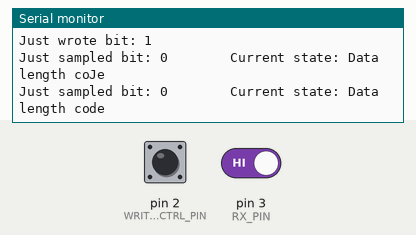
This program was run on a simulated Arduino Uno, built with avr-gcc and run on an emulated ATmega328P. Shown: the last lines printed to the serial monitor. The inputs (shaded band) are chosen by the test bench; at power-on: pin 2 (WRITE_CTRL_PIN) HIGH, pin 3 (RX_PIN) HIGH.

Above: at 1.2 s.
1.3 s: pin 2 (WRITE_CTRL_PIN) pulled LOW for 0.15 s
At 1.34 s:
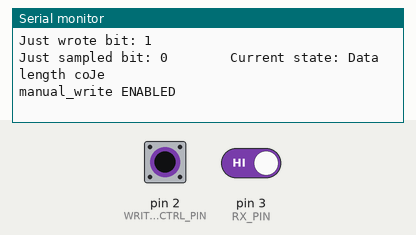
2.9 s: pin 2 (WRITE_CTRL_PIN) pulled LOW for 1 s
6.9 s: pin 3 (RX_PIN) driven LOW
At 6.99 s:
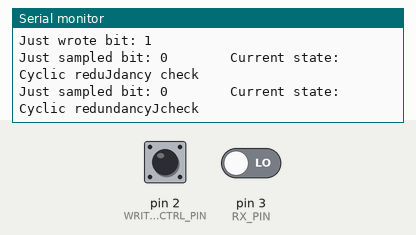

Measured:
- after the input at 1.3 s, the serial monitor: prints a new line at once (image 1)
- after the input at 6.9 s, the serial monitor: prints a new line at once (image 2)

The program:

main.cpp
```cpp
#include <Arduino.h>
#include <test_frames.h>

// Bit Timing settings
#define PROP_SEG 1
#define SEG_1 7
#define PHASE_SEG_1 (PROP_SEG + SEG_1)
#define PHASE_SEG_2 7
#define BIT_TQ (1 + PHASE_SEG_1 + PHASE_SEG_2)
#define SJW 1
#define DEFAULT_BTL_STATE BTL_SEG1
#define DEFAULT_DECODER_STATE IDLE
#define Fosc 16000000  // 16MHz
#define BITRATE 500000  // 500kbps
#define TIMEQUANTAPULSES (Fosc / ( BITRATE * BIT_TQ))
#define TIMERBASE (65536 - TIMEQUANTAPULSES)

// Stuffing settings
#define NO_STUFFING 0
#define YES_STUFFING 1
#define STUFFING_ERROR 2

// CRC settings
#define CRC_DIVISOR 0x4599
#define CRC_MASK (crc & 0x7FFF)
unsigned int crc = 0;

// Pins
const int RX_PIN = 3;  // From transceiver
const int TX_PIN = 5;  // To transceiver

// Enums
enum FLAGS_VALUE {
  DISABLED = 0,
  ENABLED
};

enum BIT_TIMING_STATES{
  BTL_SYNC = 0,
  BTL_SEG1,
  BTL_SEG2
};

enum DECODER_STATES{
  IDLE = 0,
  ID_STANDARD,
  ID_EXTENDED,
  RTR_SRR,
  RTR,
  IDE,
  R0,
  R1,
  DLC,
  DATA,
  CRC,
  CRC_DEL,
  ACK_SLOT,
  ACK_DEL,
  _EOF,
  INTERMISSION,
  ERROR_FLAGS,
  ERROR_DELIMITER
};

// Writing and sampling
int sample_bit = HIGH;
int write_bit = HIGH;

// Flags
FLAGS_VALUE idle = ENABLED;
FLAGS_VALUE hard_sync = DISABLED;
FLAGS_VALUE resync = DISABLED;
FLAGS_VALUE jackson_enable = DISABLED;

// Errors
// Empty for now

// Decoder/Encoder
typedef struct Frame_fields {
  unsigned start_of_frame     : 1;
  unsigned id_standard        : 11;
  unsigned srr                : 1;
  unsigned ide                : 1;
  unsigned long id_extended   : 18;
  unsigned rtr                : 1;
  unsigned r1                 : 11;
  unsigned r0                 : 11;
  unsigned dlc                : 4;
  unsigned long data1         : 32;
  unsigned long data2         : 32;
  unsigned crc                : 15;
  unsigned crc_del            : 1;
  unsigned ack_slot           : 1;
  unsigned ack_del            : 1;
  unsigned eof                : 7;
  unsigned intermission       : 3;
  unsigned active_error       : 6;
  unsigned passive_error      : 6;
} frame_fields;

union frame_union {
  char raw[19];
  frame_fields fields;
} frame;

int rtr_srr = 0;

// Tests - pins and flags
#define DATA_FRAME 0
#define REMOTE_FRAME 1
bool debug = true;
int debug_count = 0;
std_frame_union test_frame;
bool print_decoder_states = true;
bool print_once = true;
char *test_packet = packet19;
char *output_frame = packet19_nostuffing;
char ack_error[] = "ACK ERROR";
char crc_error[] = "CRC ERROR";
char form_error[] = "FORM ERROR";
char stuff_error[] = "STUFFING ERROR";
char no_error[] = "NO ERROR";
char *error = no_error;
const int WRITE_CTRL_PIN = 2;
FLAGS_VALUE manual_write = DISABLED;


// Prototype
void bit_timing();                              // Bit timing state machine
void edge_detection();                          // Callback to RX falling edges
void sample();                                  // Sampling logic
void write();                                   // Writing logic
void jackson(int sample_bit);                   // Encoder/Decoder function
void print_decoder(frame_union _frame);
int check_stuffing(int sample_bit);             // Check the bit stuffing
void reset_frame();                             // Reset to 0 all fields of the frame
void update_crc(int ctx_bit);                   // Update the calculation of the CRC
void get_from_write_frame();   // Next bit to send with/out stuffing
void write_manual_control();                    // Tests


// Timer settings
void init_timer() {
  TCCR1A = 0;                       // Sets timer to normal operation, pins OC1A and OC1B desconnected
  TCCR1B = 0;                       // Clean register
  //TCCR1B |= (1<<CS10);              // Sets prescaler to mode 1 (Fosc/1): CS12 = 0, CS11 = 0, CS10 = 1
  TCCR1B |= (1<<CS10) | (1<<CS12);  // Tests - Sets prescaler to mode 5 (Fosc/1024): CS12 = 1, CS11 = 0, CS10 = 1

  //TCNT1 = TIMERBASE;                // Offset, number of pulses to count
  //TCNT1 = 0xC2F7;                   // Tests - Offset to interrupt every second
  TCNT1 = 0xFFC7;                   // Tests - Offset to interrupt
  TIMSK1 |= (1 << TOIE1);           // Enables timer interrupt
}

ISR(TIMER1_OVF_vect)  // TIMER1 interrupt
{
  //TCNT1 = TIMERBASE;  // Resets timer
  //TCNT1 = 0xC2F7;     // Tests - Resets timer every second
  TCNT1 = 0xFFC7;     // Tests - Resets timer

  bit_timing();
}

// Main arduino
void setup() {
  Serial.begin(9600);
  //Serial.println("bom dia\n");
  pinMode(RX_PIN, INPUT);
  pinMode(TX_PIN, OUTPUT);
  write();
  attachInterrupt(digitalPinToInterrupt(RX_PIN), edge_detection, FALLING);

  // Tests
  pinMode(WRITE_CTRL_PIN, INPUT_PULLUP);
  attachInterrupt(digitalPinToInterrupt(WRITE_CTRL_PIN), write_manual_control, FALLING);
  init_timer();

}

void loop() {
  // Where decoding/encoding will be handled. Next task assignment
  if (jackson_enable == ENABLED) {
    jackson_enable = DISABLED;
    jackson(sample_bit);
  }
}

// Functions
void bit_timing() {
  static BIT_TIMING_STATES state = DEFAULT_BTL_STATE;
  static int tq_count = 0;  // Counts from 0 to segment size

  switch (state){
    case BTL_SYNC:
      // Sync segment - always 1 tq long
      // No sync flags handling, syncs occurring here means that the controller is synchronized
      hard_sync = DISABLED;
      resync = DISABLED;
      state = BTL_SEG1;
      break;

    case BTL_SEG1:
      // T1 segment - defaults to (Propagation + Phase_1) long
      tq_count++;
      if (hard_sync == ENABLED) {
        // Hard_sync handling
        tq_count = 0;
        hard_sync = DISABLED;
      } else {
        if (resync == ENABLED) {
          // Soft sync handling
          // Extends duration by minimun between phase_error and SJW
          tq_count = max(0, tq_count - SJW);
          resync = DISABLED;
        }
        if (tq_count >= PHASE_SEG_1) {
          // End of segment handling
          tq_count = 0;
          sample();
          state = BTL_SEG2;
        }
      }
      break;

    case BTL_SEG2:
      tq_count++;
      if (hard_sync == ENABLED) {
        // Hard sync handling
        tq_count = 0;
        hard_sync = DISABLED;
        state = BTL_SEG1;
      } else {
        if (resync == ENABLED) {
          // Soft sync handling
          // Shrinks duration by minimun between phase_error and SJW
          tq_count = min(PHASE_SEG_2 + 1, tq_count + SJW);
          resync = DISABLED;
        }
        if (tq_count == PHASE_SEG_2) {
          // Default end of segment handling
          tq_count = 0;
          write();
          state = BTL_SYNC;
        }
        if (tq_count > PHASE_SEG_2) {
          // Desynchronized end of segment, it should have been on sync state
          tq_count = 0;
          state = BTL_SEG1;
        }
      }
      break;
  }
}

void edge_detection() {
  if (idle == ENABLED) {
    // Enables hard_sync flag if decoder is idle
    hard_sync = ENABLED;
  } else {
    // Enables resync flag otherwise (decoder is busy)
    resync = ENABLED;
  }
}

void sample() {
  if (debug) {
    if (test_packet[debug_count] != 'q') {
      sample_bit = test_packet[debug_count] == '1' ? 1 : 0;
      debug_count++;
    } else {
      if (print_once) {
        print_decoder(frame);
        print_once = false;
      }
    }
  } else {
    sample_bit = digitalRead(RX_PIN);
  }
  if( print_once) {
    Serial.print("Just sampled bit: ");
    Serial.print(sample_bit);
  }
  jackson_enable = ENABLED;
}

void write() {
  digitalWrite(TX_PIN, write_bit);
  if (print_once) {
    Serial.print("Just wrote bit: ");
    Serial.println(write_bit);
  }
}

void jackson(int ctx_bit) {
  static DECODER_STATES state = DEFAULT_DECODER_STATE;
  static unsigned count = 0;
  static FLAGS_VALUE arbitration = DISABLED;
  static FLAGS_VALUE stuffing = DISABLED;
  static FLAGS_VALUE crc_enable = DISABLED;
  static FLAGS_VALUE read_mode = ENABLED;
  static FLAGS_VALUE conditional_write = DISABLED;
  static FLAGS_VALUE write_mode = DISABLED;

  // Arbitration handling
  if (write_mode == ENABLED && idle == DISABLED && ctx_bit != write_bit) {  // TODO: Handle Nack
    if (arbitration == ENABLED) write_mode = DISABLED;
    else {
      count = 0;
      stuffing = DISABLED;
      crc_enable = DISABLED;
      state = ERROR_FLAGS;  // Bit error
      read_mode = DISABLED;
      conditional_write = ENABLED;
    }
  }

  // Stuffing handling
  if (stuffing == ENABLED) {
    int stuffing_state = check_stuffing(ctx_bit);
    if (stuffing_state == YES_STUFFING) {
      Serial.println("-> Stuffed");
      read_mode = DISABLED;
    } else if (stuffing_state == STUFFING_ERROR) {
      count = 0;
      stuffing = DISABLED;
      crc_enable = DISABLED;
      arbitration = DISABLED;
      state = ERROR_FLAGS;
      error = stuff_error;
      Serial.println("Stuff ERROR");
      read_mode = DISABLED;
      conditional_write = ENABLED;
    }
  }

  if (read_mode == ENABLED) {  // Destuffed bits
    if (crc_enable == ENABLED) {
      update_crc(ctx_bit);
    }

    switch (state) {
      case IDLE:
        idle = ENABLED;
        if (ctx_bit == LOW) {
          // Start of Frame
          if(print_decoder_states & print_once) Serial.println("\t\t\t\tCurrent state: Start of Frame");
          reset_frame();
          frame.fields.start_of_frame = ctx_bit;
          idle = DISABLED;          // Turn off Idle flag
          arbitration = ENABLED;    // Turn on arbitration phase
          stuffing = ENABLED;       // Enable stuffing check
          crc_enable = ENABLED;     // Enable cyclic redundancy check
          state = ID_STANDARD;
        } else {
          if(print_decoder_states & print_once) Serial.println("\t\t\t\tCurrent state: Idle");
        }
        break;

      case ID_STANDARD:
        if(print_decoder_states & print_once) Serial.println("\t\t\t\tCurrent state: Identifier A");

        frame.fields.id_standard <<= 1;
        frame.fields.id_standard |= (ctx_bit == HIGH ? 0x1 : 0x0);
        count++;
        if (count >= 11) {
          count = 0;
          state = RTR_SRR;
        }
        break;

      case RTR_SRR:
        if(print_decoder_states & print_once) Serial.println("\t\t\t\tCurrent state: RTR(Standard) or SRR(Extended)");

        rtr_srr = ctx_bit;
        state = IDE;
        break;

      case IDE:
        if(print_decoder_states & print_once) Serial.println("\t\t\t\tCurrent state: Identifier extension bit (IDE)");

        frame.fields.ide = ctx_bit;
        if (ctx_bit == HIGH) { // extended frame
          frame.fields.srr = rtr_srr;
          state = ID_EXTENDED;
        } else {  // standard
          arbitration = DISABLED;
          frame.fields.rtr = rtr_srr;
          state = R0;
        }
        break;

      case ID_EXTENDED:
        if(print_decoder_states & print_once) Serial.println("\t\t\t\tCurrent state: Identifier B");

        frame.fields.id_extended <<= 1;
        frame.fields.id_extended |= (ctx_bit == HIGH ? 0x1 : 0x0);
        count++;
        if (count >= 18) {
          count = 0;
          state = RTR;
        }
        break;

      case RTR:
        if(print_decoder_states & print_once) Serial.println("\t\t\t\tCurrent state: RTR(Extended)");

        frame.fields.rtr = ctx_bit;
        state = R1;
        break;

      case R1:
        if(print_decoder_states & print_once) Serial.println("\t\t\t\tCurrent state: Reserved bit 1");

        frame.fields.r1 = ctx_bit;
        arbitration = DISABLED;
        state = R0;
        break;

      case R0:
        if(print_decoder_states & print_once) Serial.println("\t\t\t\tCurrent state: Reserved bit 0");

        frame.fields.r0 = ctx_bit;
        state = DLC;
        break;

      case DLC:
        if(print_decoder_states & print_once) Serial.println("\t\t\t\tCurrent state: Data length code");

        frame.fields.dlc <<= 1;
        frame.fields.dlc |= (ctx_bit == HIGH ? 0x1 : 0x0);
        count++;
        if ( count >= 4 ) {
          if (frame.fields.rtr == LOW && frame.fields.dlc > 0) {
            state = DATA;
            count = 0;
          } else {  // if (frame.fields.rtr == HIGH || frame.fields.dlc == 0)
            crc_enable = DISABLED;
            state = CRC;
            count = 0;
          }
        }
        break;

      case DATA:
        if(print_decoder_states & print_once) Serial.println("\t\t\t\tCurrent state: Data field");

        if (count < 32){
          frame.fields.data1 <<= 1;
          frame.fields.data1 |= (ctx_bit == HIGH ? 0x1 : 0x0);
        } else {
          frame.fields.data2 <<= 1;
          frame.fields.data2 |= (ctx_bit == HIGH ? 0x1 : 0x0);
        }
        count++;
        if(count >= min(frame.fields.dlc*8, 64)) {
          crc_enable = DISABLED;
          state = CRC;
          count = 0;
        }
        break;

      // From here needs review
      case CRC:
        if(print_decoder_states & print_once) Serial.println("\t\t\t\tCurrent state: Cyclic redundancy check");

        frame.fields.crc <<= 1;
        frame.fields.crc |= (ctx_bit == HIGH ? 0x1 : 0x0);
        count++;

        if (count >= 15) {
          state = CRC_DEL;
          count = 0;
        }
        break;

      case CRC_DEL:
        if(print_decoder_states & print_once) Serial.println("\t\t\t\tCurrent state: CRC delimiter");

        stuffing = DISABLED;
        frame.fields.crc_del = ctx_bit;

        if (frame.fields.crc_del == HIGH) state = ACK_SLOT;
        else {
          state = ERROR_FLAGS;  // Form error
          error = form_error;
          Serial.println("Form ERROR");
          conditional_write = ENABLED;
        }
        break;

      // From here stuffing is disabled
      case ACK_SLOT:
        if(print_decoder_states & print_once) Serial.println("\t\t\t\tCurrent state: Acknowledgement slot");

        frame.fields.ack_slot = ctx_bit;
        state = ACK_DEL;
        if (ctx_bit == HIGH) {
          state = ERROR_FLAGS;
          error = ack_error;
          Serial.println("ACK ERROR");
        }
        break;

      case ACK_DEL:
        if(print_decoder_states & print_once) Serial.println("\t\t\t\tCurrent state: Acknowledgement delimiter");

        frame.fields.ack_del = ctx_bit;
        state = _EOF;
        if (CRC_MASK != frame.fields.crc) {
          state = ERROR_FLAGS;
          error = crc_error;
          Serial.print("CRC ERROR: ");
          Serial.print(CRC_MASK, HEX);
          Serial.print("-");
          Serial.println(frame.fields.crc, HEX);
        }
        break;

      case _EOF:
        if(print_decoder_states & print_once) Serial.println("\t\t\t\tCurrent state: End of frame");

        frame.fields.eof <<= 1;
        frame.fields.eof |= (ctx_bit == HIGH ? 0x1 : 0x0);
        count++;
        if (count >= 7) {
          state = INTERMISSION;
          count = 0;
        }
        break;

      case INTERMISSION:
        if(print_decoder_states & print_once) Serial.println("\t\t\t\tCurrent state: Intermission");

        frame.fields.intermission <<= 1;
        frame.fields.intermission |= (ctx_bit == HIGH ? 0x1 : 0x0);
        count++;
        if(count == 3 && ctx_bit == LOW) {
          if(print_decoder_states & print_once) Serial.println("\t\t\t\tCurrent state: Start of Frame");
          reset_frame();
          frame.fields.start_of_frame = ctx_bit;
          idle = DISABLED;          // Turn off Idle flag
          arbitration = ENABLED;    // Turn on arbitration phase
          stuffing = ENABLED;       // Enable stuffing check
          crc_enable = ENABLED;     // Enable cyclic redundancy check
          state = ID_STANDARD;
        } else if (count >= 3) {
          //print_decoder(frame);
          count = 0;
          if(ctx_bit == LOW) {
            state = ID_STANDARD;
          } else {
            state = IDLE;
            idle = ENABLED;
            write_mode = DISABLED;
          }
        }
        break;

      case ERROR_FLAGS:
        if(print_decoder_states & print_once) Serial.println("\t\t\t\tCurrent state: Error Flags ");

        frame.fields.active_error <<= 1;
        frame.fields.active_error |= (ctx_bit == HIGH ? 0x1 : 0x0);
        count++;
        conditional_write = ENABLED;
        if (count >= 6) {
          count = 0;
          state = ERROR_DELIMITER;
        }
        break;

      case ERROR_DELIMITER:
        if(print_decoder_states & print_once) Serial.println("\t\t\t\tCurrent state: Error Delimiter");

        frame.fields.passive_error <<= 1;
        frame.fields.passive_error |= (ctx_bit == HIGH ? 0x1 : 0x0);
        count++;
        conditional_write = ENABLED;
        if (ctx_bit == HIGH && count >= 8) {
          count = 0;
          state = IDLE;
          // print_decoder(frame);
        }
        break;


    }
    //print_decoder(frame);
  }

  // May write
  if (state == IDLE && manual_write == ENABLED) {
    manual_write = DISABLED;
    write_mode = ENABLED;
  }

  Serial.print("\n\n");
  if (write_mode == ENABLED || conditional_write == ENABLED) {
    switch(state) {
      case IDLE:
      case ERROR_FLAGS:
        write_bit = LOW;
        break;
      case ID_STANDARD:
      case RTR_SRR:
      case IDE:
      case ID_EXTENDED:
      case RTR:
      case R1:
      case R0:
      case DLC:
      case DATA:
      case CRC:
        get_from_write_frame();
        break;
      case CRC_DEL:
      case ACK_DEL:
      case _EOF:
      case INTERMISSION:
      case ERROR_DELIMITER:
        write_bit = HIGH;
        break;
      case ACK_SLOT:
        Serial.print(CRC_MASK, BIN);
        Serial.print("\t");
        Serial.println(frame.fields.crc, BIN);
        write_bit = (CRC_MASK == frame.fields.crc) ? LOW : HIGH;
        break;
    }

    Serial.println("write_bit: " + String(write_bit));
  }

  read_mode = ENABLED;
  conditional_write = DISABLED;
}

void print_decoder(frame_union _frame) {
  Serial.print("SoF: ");
  Serial.println(_frame.fields.start_of_frame, BIN);
  Serial.print("ID A: ");
  Serial.println(_frame.fields.id_standard, HEX);
  Serial.print("SRR: ");
  Serial.println(_frame.fields.srr, DEC);
  Serial.print("IDE: ");
  Serial.println(_frame.fields.ide, DEC);
  Serial.print("ID B: ");
  Serial.println(_frame.fields.id_extended, HEX);
  Serial.print("RTR: ");
  Serial.println(_frame.fields.rtr, BIN);
  Serial.print("R1: ");
  Serial.println(_frame.fields.r1, BIN);
  Serial.print("R0: ");
  Serial.println(_frame.fields.r0, BIN);
  Serial.print("DLC: ");
  Serial.println(_frame.fields.dlc, DEC);
  Serial.print("DATA1: ");
  Serial.println(_frame.fields.data1, HEX);
  Serial.print("DATA2: ");
  Serial.println(_frame.fields.data2, HEX);
  Serial.print("CRC: ");
  Serial.print(_frame.fields.crc, HEX);
  Serial.print("\tCRC_REG: ");
  Serial.println(CRC_MASK, HEX);
  Serial.print("CRC_DEL: ");
  Serial.println(_frame.fields.crc_del, BIN);
  Serial.print("ACK_SLOT: ");
  Serial.println(_frame.fields.ack_slot, BIN);
  Serial.print("ACK_DEL: ");
  Serial.println(_frame.fields.ack_del, BIN);
  Serial.print("EOF: ");
  Serial.println(_frame.fields.eof, BIN);
  Serial.print("INTERMISSION: ");
  Serial.println(_frame.fields.intermission, BIN);
  Serial.println(); // </br>
  Serial.println(error);
  Serial.print("ERROR_FLAGS: ");
  Serial.println(_frame.fields.active_error, BIN);
  Serial.print("ERROR_DELIMITER: ");
  Serial.println(_frame.fields.passive_error, BIN);
}

int check_stuffing(int ctx_bit) {
  static int count = 1;
  static int last_bit = LOW;
  int stuffing_state;

  if (count < 5) stuffing_state = NO_STUFFING;
  else if (count == 5) stuffing_state = YES_STUFFING;
  else stuffing_state = STUFFING_ERROR;
  /*Serial.print(" stf_cnt: ");
  Serial.print(count);
  Serial.print(" stf_lst: ");
  Serial.print(last_bit);
  Serial.print(" smp_bt: ");
  Serial.print(ctx_bit);
  Serial.print(" stf_st: ");
  Serial.println(stuffing_state);*/

  if (last_bit == ctx_bit) count++;
  else count = 1;

  last_bit = ctx_bit;
  return stuffing_state;
}

void reset_frame() {
  memset(frame.raw, 0, 19);
  crc = 0;
  rtr_srr = 0;
  error = no_error;
}

void update_crc(int ctx_bit) {
  int crc_next = ctx_bit ^ ((crc & 0x4000) >> 14);
  crc <<= 1;
  if (crc_next) {
    crc ^= CRC_DIVISOR;
  }
}

void get_from_write_frame() {
  static int count = 0;
  // static int last_bit = HIGH;
  static int current_index = 0;
  static int next_bit_candidate = HIGH;
  static char bit_index[200];

  next_bit_candidate = output_frame[current_index] == '1' ? HIGH : LOW;
  if (count >= 5) {  // Stuffing
    write_bit = (write_bit == HIGH) ? LOW : HIGH;
    count = 1;
  } else {  // No stuffing
    if (write_bit == next_bit_candidate) {
      count++;
    } else {
      count = 1;
    }
    write_bit = next_bit_candidate;
    Serial.println(output_frame);
    for(int i = 0; i < current_index; i++){
      bit_index[i] = ' ';
    }
    bit_index[current_index] = '|';
    Serial.println(bit_index);
    current_index++;
  }

  // last_bit = write_bit;
}

void write_manual_control() {
  manual_write = ENABLED;
  Serial.println("manual_write ENABLED");
}
```
